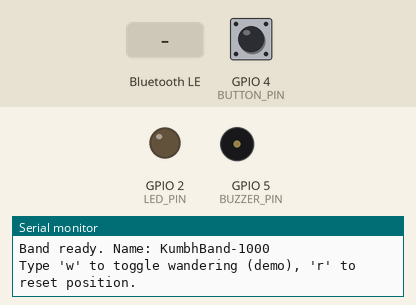
This sketch was run on a simulated ESP32. Parts: output pins drawn as LEDs (lit = HIGH), buzzer (waves = sounding, pin HIGH), the last lines printed to the serial monitor. Inputs (shaded band) come from the test bench; at power-on: GPIO 4 (BUTTON_PIN) HIGH. Nothing arrives over Bluetooth unless stated; a phone connects over Bluetooth LE 3 s after start.

Above: at 1.3 s.
1.4 s: GPIO 4 (BUTTON_PIN) pulled LOW for 1 s
At 3.5 s:
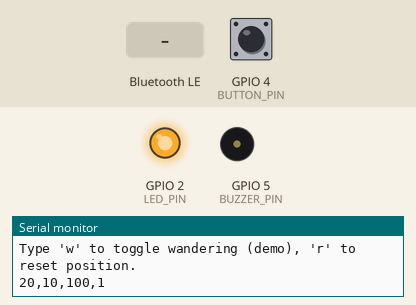
3.9 s: Bluetooth LE write "RING" received
At 4.07 s:
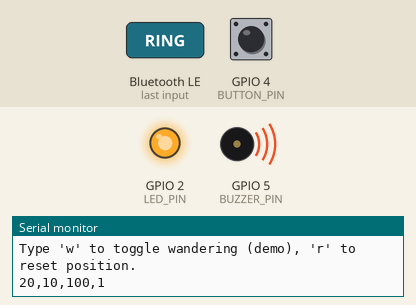
9.9 s: GPIO 4 (BUTTON_PIN) pulled LOW for 3.2 s
At 10.42 s:
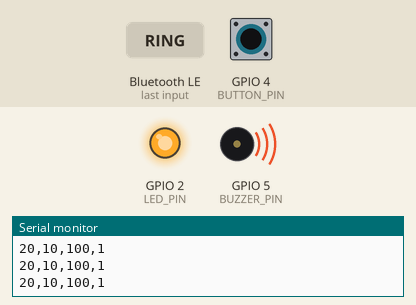
Timing chart, 0 to 14.6 s (numbered marks = the images above; inputs shaded):
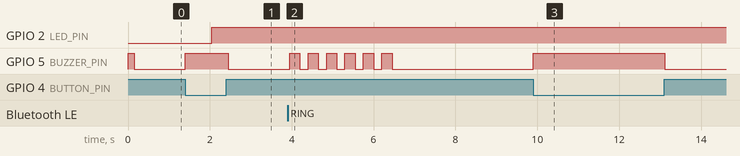

Measured:
- after the input at 1.4 s, GPIO 5 (BUZZER_PIN): LOW → HIGH at once, → LOW 1.0 s later
- after the input at 3.9 s, GPIO 5 (BUZZER_PIN): alternates HIGH for 0.25 s and LOW for 0.20 s, 12 changes in all, then stays LOW, starting after 0.05 s
- after the input at 9.9 s, GPIO 5 (BUZZER_PIN): LOW → HIGH at once, → LOW 3.2 s later

The sketch:

kumbh_band.ino
```cpp
/*
 * KUMBH RAKSHAK - Kid Safety Band (ESP32, Bluetooth Low Energy)
 * -------------------------------------------------------------
 * Sends to the app every 2 seconds:   "x,y,battery,panic"
 *   x, y    = child's position in METRES from the meeting point (east, north)
 *   battery = 0-100
 *   panic   = 1 if the button was pressed, else 0
 * The app can send "RING" to make the band beep.
 *
 * Works in two modes:
 *   USE_GPS 0  -> DEMO mode (no GPS module). Position is simulated.
 *                 Type 'w' in the Serial Monitor to make the child "wander".
 *   USE_GPS 1  -> real position from a NEO-6M GPS module (needs TinyGPSPlus library)
 *
 * Wiring (ESP32 DevKit):
 *   Push button : GPIO 4  -> GND   (uses internal pull-up)
 *   Buzzer (+)  : GPIO 5  -> buzzer -> GND
 *   LED         : GPIO 2  (built-in LED on most boards)
 *   GPS NEO-6M  : GPS TX -> GPIO 16, GPS RX -> GPIO 17, VCC 3.3V, GND
 *   Battery     : optional, via 100k+100k voltage divider to GPIO 34
 *
 * Arduino IDE: Board = "ESP32 Dev Module". Library: TinyGPSPlus (only if USE_GPS 1).
 * NOTE: written for the standard ESP32 BLE library; test it on your board.
 */
#include <BLEDevice.h>
#include <BLEServer.h>
#include <BLEUtils.h>
#include <BLE2902.h>
#include <math.h>

#define USE_GPS        0       // 1 = real GPS, 0 = demo simulation
#define USE_BATT_ADC   0       // 1 = read battery on GPIO 34, 0 = simulated drain
#define BAND_NAME      "KumbhBand-1000"

// Reference (meeting point). Change to your real meeting point coordinates.
const double BASE_LAT = 25.4358;
const double BASE_LON = 81.8463;

#define BUTTON_PIN 4
#define BUZZER_PIN 5
#define LED_PIN    2
#define BATT_PIN   34

// Nordic UART style UUIDs - the app must use the SAME values
#define SERVICE_UUID "0000ffe0-0000-1000-8000-00805f9b34fb"
#define RX_UUID      "0000ffe1-0000-1000-8000-00805f9b34fb"// app -> band (write)
#define TX_UUID      "0000ffe1-0000-1000-8000-00805f9b34fb"// band -> app (notify)

#if USE_GPS
  #include <TinyGPSPlus.h>
  TinyGPSPlus gps;
#endif

BLEServer *server = nullptr;
BLECharacteristic *txChar = nullptr;
bool connected = false;
volatile bool ringRequested = false;
bool panic = false;
bool wander = false;
double simX = 20, simY = 10;       // demo position in metres
int battery = 100;
unsigned long lastSend = 0, lastBatt = 0, panicUntil = 0;

class ServerCB : public BLEServerCallbacks {
  void onConnect(BLEServer *s) { connected = true; }
  void onDisconnect(BLEServer *s) {
    connected = false;
    BLEDevice::startAdvertising();        // allow the app to reconnect
  }
};

class RxCB : public BLECharacteristicCallbacks {
  void onWrite(BLECharacteristic *c) {
    String v = c->getValue().c_str();
    v.trim();
    if (v == "RING") ringRequested = true;
    if (v == "CLEAR") panic = false;
  }
};

void beep(int ms) { digitalWrite(BUZZER_PIN, HIGH); delay(ms); digitalWrite(BUZZER_PIN, LOW); }

int readBattery() {
#if USE_BATT_ADC
  float v = analogRead(BATT_PIN) / 4095.0 * 3.3 * 2.0;       // divider 1:2
  int pct = (int)((v - 3.2) / (4.2 - 3.2) * 100);            // 3.2V empty, 4.2V full
  return constrain(pct, 0, 100);
#else
  if (millis() - lastBatt > 30000 && battery > 5) { battery--; lastBatt = millis(); }
  return battery;
#endif
}

void getPosition(int &x, int &y) {
#if USE_GPS
  while (Serial2.available()) gps.encode(Serial2.read());
  if (gps.location.isValid()) {
    double dy = (gps.location.lat() - BASE_LAT) * 111320.0;
    double dx = (gps.location.lng() - BASE_LON) * 111320.0 * cos(BASE_LAT * M_PI / 180.0);
    x = (int)dx; y = (int)dy;
    return;
  }
#endif
  // DEMO: the child drifts east when wander mode is on
  if (wander) simX += 6;
  x = (int)simX; y = (int)simY;
}

void setup() {
  Serial.begin(115200);
  pinMode(BUTTON_PIN, INPUT_PULLUP);
  pinMode(BUZZER_PIN, OUTPUT);
  pinMode(LED_PIN, OUTPUT);
#if USE_GPS
  Serial2.begin(9600, SERIAL_8N1, 16, 17);
#endif

  BLEDevice::init(BAND_NAME);
  server = BLEDevice::createServer();
  server->setCallbacks(new ServerCB());
  BLEService *svc = server->createService(SERVICE_UUID);

  txChar = svc->createCharacteristic(TX_UUID, BLECharacteristic::PROPERTY_NOTIFY | BLECharacteristic::PROPERTY_READ);
  txChar->addDescriptor(new BLE2902());

  BLECharacteristic *rxChar = svc->createCharacteristic(RX_UUID,
      BLECharacteristic::PROPERTY_WRITE | BLECharacteristic::PROPERTY_WRITE_NR);
  rxChar->setCallbacks(new RxCB());

  svc->start();
  BLEAdvertising *adv = BLEDevice::getAdvertising();
  adv->addServiceUUID(SERVICE_UUID);
  adv->setScanResponse(true);
  BLEDevice::startAdvertising();

  beep(150);
  Serial.println("Band ready. Name: " BAND_NAME);
  Serial.println("Type 'w' to toggle wandering (demo), 'r' to reset position.");
}

void loop() {
  // Panic button (active LOW). Press once = panic for 15 seconds.
  if (digitalRead(BUTTON_PIN) == LOW) {
    panic = true; panicUntil = millis() + 15000;
    beep(80);
  }
  if (panic && millis() > panicUntil) panic = false;

  // Demo controls from the Serial Monitor
  if (Serial.available()) {
    char c = Serial.read();
    if (c == 'w') { wander = !wander; Serial.println(wander ? "Wandering ON" : "Wandering OFF"); }
    if (c == 'r') { simX = 20; simY = 10; wander = false; Serial.println("Position reset"); }
  }

  // Ring request from the app
  if (ringRequested) {
    ringRequested = false;
    for (int i = 0; i < 6; i++) { beep(250); delay(200); }
  }

  // Send data every 2 seconds
  if (millis() - lastSend >= 2000) {
    lastSend = millis();
    int x, y;
    getPosition(x, y);
    int b = readBattery();
    String msg = String(x) + "," + String(y) + "," + String(b) + "," + String(panic ? 1 : 0);
    if (connected) {
      txChar->setValue(msg);            // under 20 bytes, fits one BLE packet
      txChar->notify();
    }
    digitalWrite(LED_PIN, connected ? HIGH : !digitalRead(LED_PIN));   // blinking = waiting for app
    Serial.println(msg);
  }
}
```
